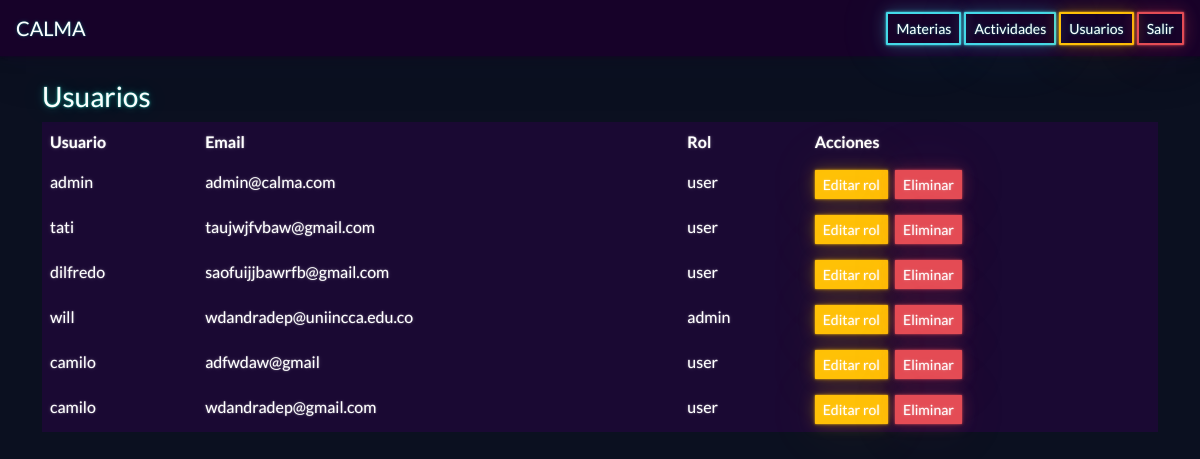
The app's page /users (signed in) with its own data.
### tables this page shows
CREATE TABLE users(id INTEGER PRIMARY KEY,username TEXT,email TEXT,password TEXT,role TEXT);

### app/routes.py (the view)
@main.route('/users')
def users():
    if session.get('role')!='admin':
        return redirect('/')
    conn=db()
    c=conn.cursor()
    c.execute("SELECT id,username,email,role FROM users")
    data=c.fetchall()
    conn.close()
    return render_template('users.html',users=data)

### app/routes.py (called while the page is built)
def db():
    return sqlite3.connect(os.path.join(os.path.dirname(__file__),'calma.db'))

### app/templates/users.html
{% extends 'base.html' %}
{% block body %}
<h3>Usuarios</h3>
<table class="table">
<tr>
<th>Usuario</th>
<th>Email</th>
<th>Rol</th>
<th>Acciones</th>
</tr>
{% for u in users %}
<tr>
<td>{{u[1]}}</td>
<td>{{u[2]}}</td>
<td>{{u[3]}}</td>
<td>
<a href="{{url_for('main.edit_user',id=u[0])}}"
class="btn btn-warning btn-sm me-1">
Editar rol
</a>
<a href="{{url_for('main.delete_user',id=u[0])}}"
class="btn btn-danger btn-sm"
onclick="return confirm('¿Eliminar usuario?')">
Eliminar
</a>
</td>
</tr>
{% endfor %}
</table>
{% endblock %}

### app/static/css/main.css (style rules this page uses)
body { background:#0b1020;color:white }
.table { color:white }

### records on screen
users: username "admin", email "admin@calma.com", role "user"
users: username "tati", email "taujwjfvbaw@gmail.com", role "user"
users: username "dilfredo", email "saofuijjbawrfb@gmail.com", role "user"
users: username "will", email "wdandradep@uniincca.edu.co", role "admin"
users: username "camilo", email "adfwdaw@gmail", role "user"
users: username "camilo", email "wdandradep@gmail.com", role "user"
